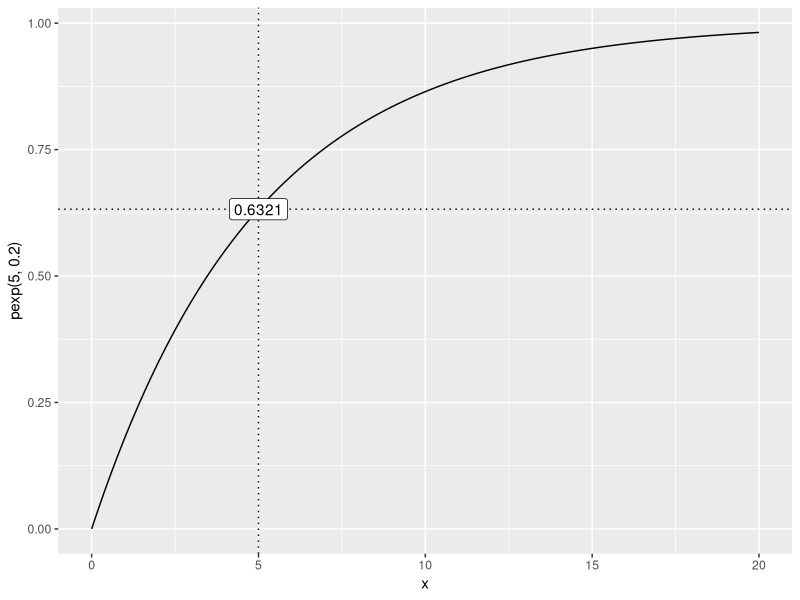
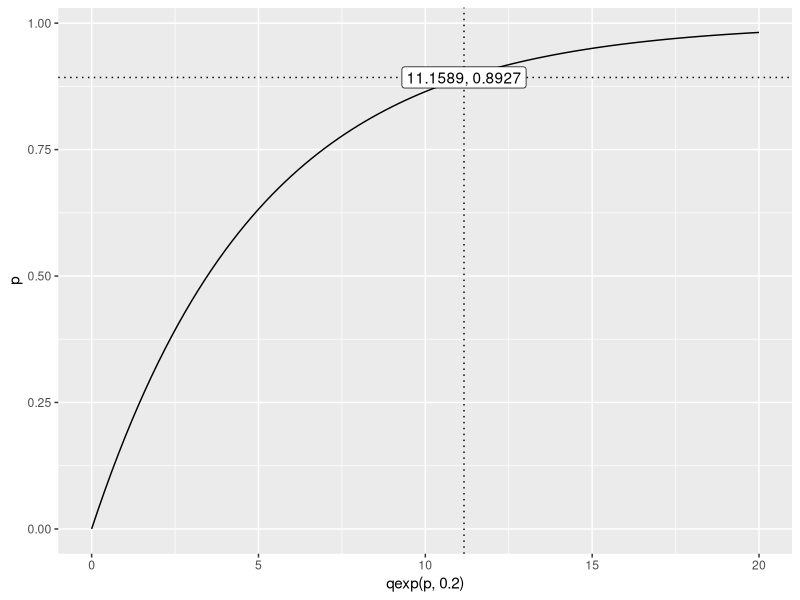
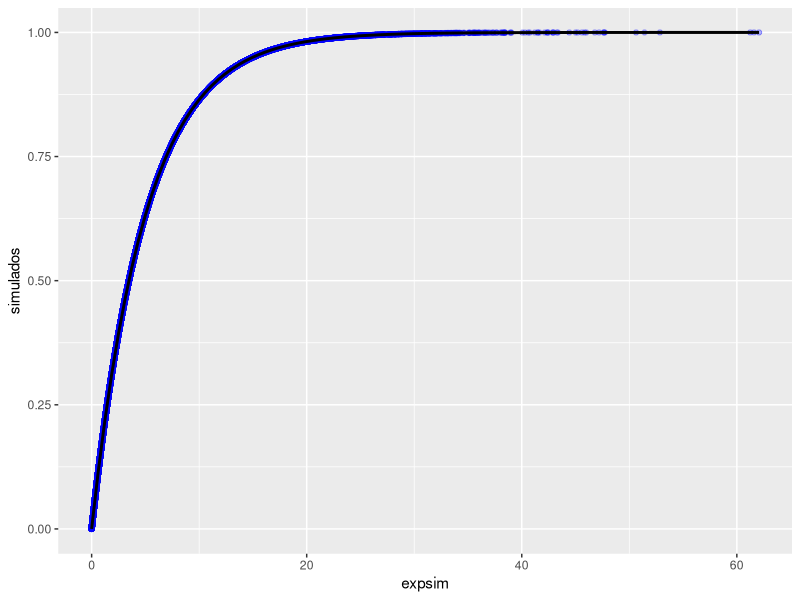
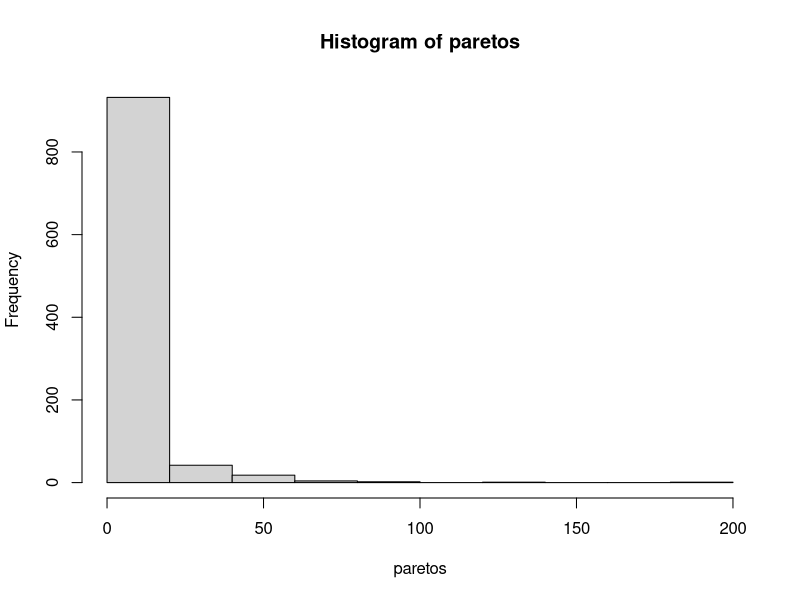
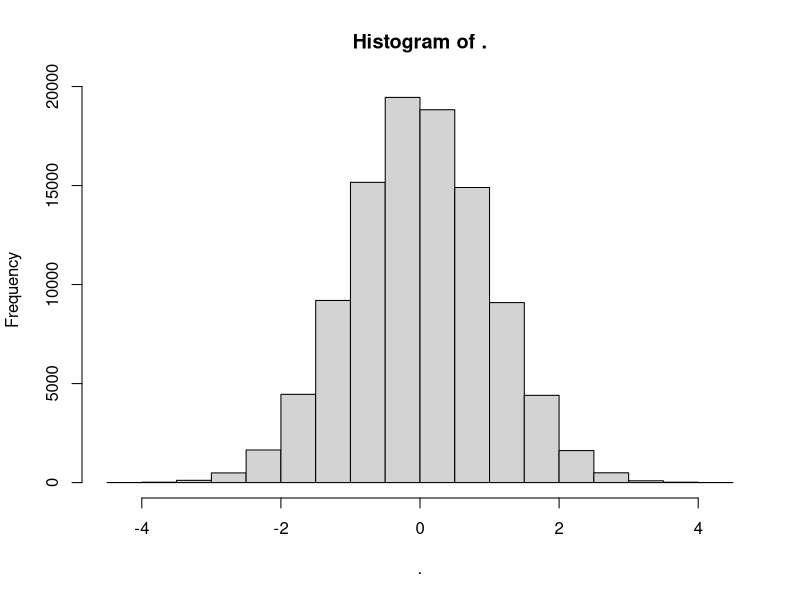
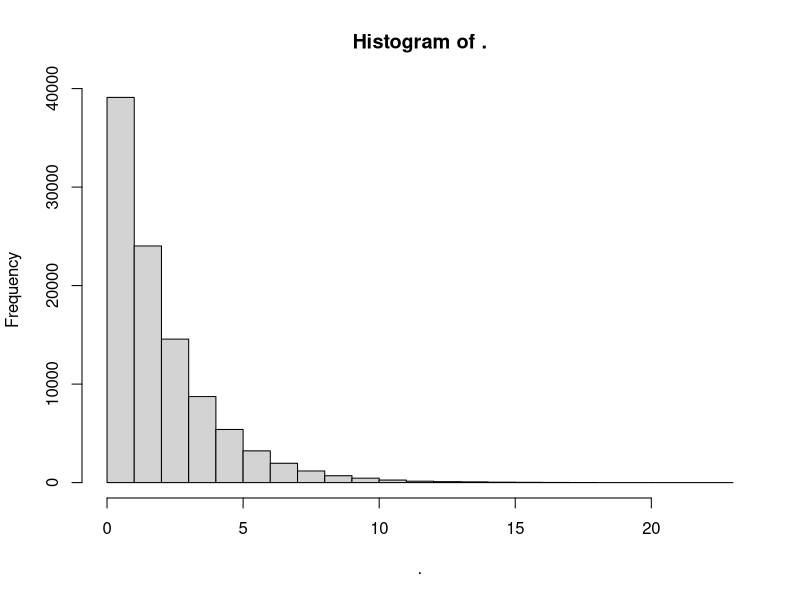
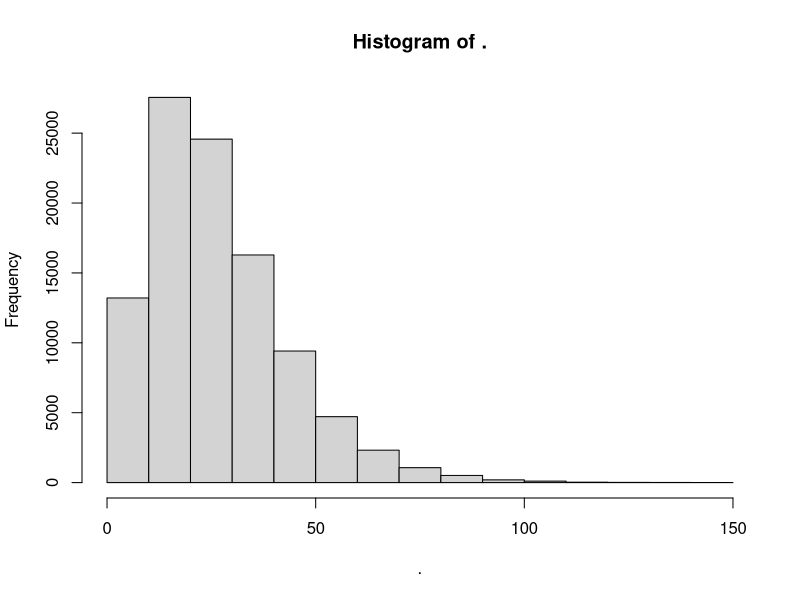
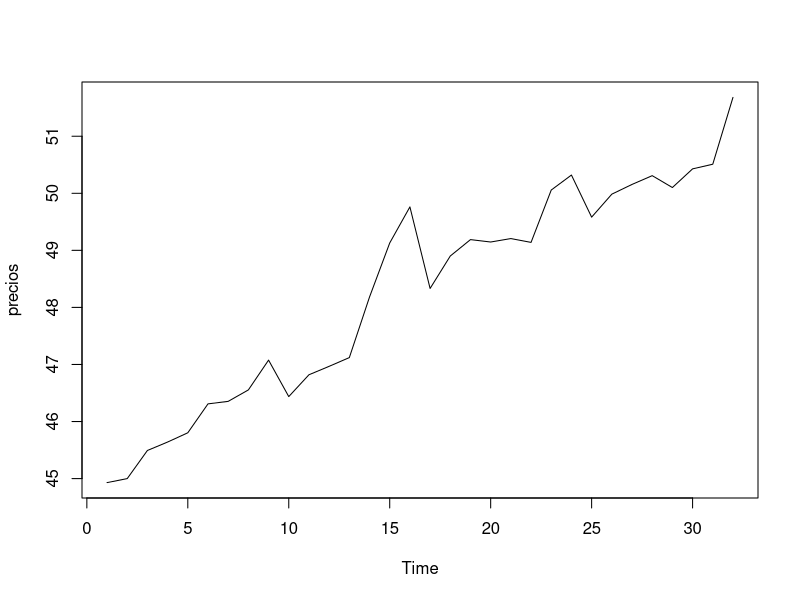

Source code (R) for these figures, in order: (Note: a time limit stopped this script after it produced the figures.)
## ---- chunk 1
knitr::opts_chunk$set(echo = TRUE, message = FALSE, warning = FALSE)
## ---- chunk 2
library(dplyr)
# Ejemplo: Distribución exponencial con lambda = 0.2
library(ggplot2)

ggplot()+
  geom_function(fun = function(x){pexp(x, 0.2)})+
  xlim(0, 20)+
  geom_vline(xintercept = 5, linetype = "dotted")+
  geom_hline(yintercept = pexp(5, .2), linetype = "dotted")+
  geom_label(aes(5, pexp(5, .2)), label = round(pexp(5, .2),4))
## ---- chunk 3
p = runif(1)

ggplot()+
  geom_function(fun = function(x){pexp(x, 0.2)})+
  xlim(0, 20)+
  geom_vline(xintercept = qexp(p, .2), linetype = "dotted")+
  geom_hline(yintercept = p, linetype = "dotted")+
  geom_label(aes(qexp(p, .2), p), label = paste0(round(qexp(p, .2),4), ", ", round(p,4)))

## ---- chunk 4
# Simulaciones uniformes:
simulados = runif(1e5)
# Simulaciones exponenciales:
expsim = qexp(simulados, rate = 0.2)

# Graficando con puntos:

ggplot()+
  geom_point(aes(expsim, simulados),color = "blue", alpha = 0.3)+
  geom_function(fun = function(x){pexp(x, .2)}, size = 1)


## ---- chunk 5
p = .4
qexp(p, 2)
u = log(1-p)/(-2)

## ---- chunk 6
set.seed(2020)
rnorm(2)
rnorm(3)
set.seed(2020)
rnorm(2)
rnorm(3)


## ---- chunk 7
rpareto = function(n = 1, theta, alpha){
  p = runif(n)
  theta/(1-p)^(1/alpha)
}

# Simulando un valor de una pareto con theta = 5 y alpha = 2:
rpareto(n = 1, theta = 5, alpha = 2)

# Simulando muchos:

paretos = rpareto(n = 1e3, theta = 5, alpha = 2)
hist(paretos)
## ---- chunk 8
# Simulaciones normal:

qnorm(p = runif(1e5)) %>% hist()

# Simulaciones Gamma:

qgamma(runif(1e5), shape = 1, scale = 2) %>% hist()

# Simulaciones negativa binomial:

qnbinom(runif(1e5), size = 3, prob = .1) %>% hist()


## ---- chunk 9
# Simulando un precio pronosticado:
.04+45+.09*(45-44.93) + rlogis(1, location = 0, scale = 0.3)

precios = rep(NA, 32)

precios[1] = 44.93
precios[2] = 45

for(t in 3:32){
  if(precios[t-1]<=0){
    precios[32] = 0
    break
  }
  precios[t] = .04+precios[t-1]+.09*(precios[t-1]-precios[t-2]) + rlogis(1, location = 0, scale = 0.3)
}

ts.plot(precios)
## ---- chunk 10
simulaciones = 100

precios = matrix(nrow = 32, ncol = simulaciones)
precios[1,] = 44.93
precios[2,] = 45

for(simulacion in 1:simulaciones){
  for(t in 3:32){
    precios[t, simulacion] = .04+precios[t-1, simulacion]+.09*(precios[t-1, simulacion]-precios[t-2, simulacion]) + rlogis(1, location = 0, scale = 0.3)
  }
}

ts.plot(precios)

## ---- chunk 11
summary(precios[32,])
hist(precios[32,])

## ---- chunk 12
simulaciones = 1e6

precios = matrix(nrow = 32, ncol = simulaciones)
precios[1,] = 44.93
precios[2,] = 45

for(simulacion in 1:simulaciones){
  for(t in 3:32){
    precios[t, simulacion] = .04+precios[t-1, simulacion]+.09*(precios[t-1, simulacion]-precios[t-2, simulacion]) + rlogis(1, location = 0, scale = 0.3)
  }
}


## ---- chunk 13
mean(precios[32,]>50)

## ---- chunk 14
mean(precios[32,]>45)
## ---- chunk 15
quantile(precios[32,], .05)
#Sólo existe 5% de probabilidad de perder más de 4.05 pesos en 30 días.
45-40.95032
library(ggplot2)
ggplot()+
  geom_histogram(aes(precios[32,]), fill = "white", color = "black")+
  geom_vline(xintercept = quantile(precios[32,], .05), color = "red")
## ---- chunk 16
mean(precios[32,]<45.07)

## ---- chunk 17
    # Simulando la frecuencia para un año:
    N = rpois(n = 12, lambda = 0.035)
    # Simulando la severidad:
    X = rgamma(n = sum(N), shape = 1.13, scale = 32257)
    X
## ---- chunk 18
    # Simulando varios años:
    simulaciones = 1e5

    N = replicate(n = simulaciones,
                  rpois(n = 12, lambda = 0.035))

    X = sapply(1:simulaciones,
               function(i){rgamma(n = sum(N[,i]), shape = 1.13, scale = 32257)})

    L = sapply(X, sum)

    hist(L)

## ---- chunk 19
    mean(L>1e5)

## ---- chunk 20
    prima = mean(L)+sd(L)*.25
    prima

## ---- chunk 21
    # Esto estaba mal:
    # ingresos = 300*prima
    # mean((300*L)>ingresos)

    # Es necesario simular 300 distribuciones para las pérdidas agregadas.

    polizas = 300

    sims = 1e5

    N = replicate(sims, rpois(n = 12*polizas, lambda = 0.035))

    X = sapply(1:sims,
               function(i){rgamma(n = sum(N[,i]), shape = 1.13, scale = 32257)})

    L = sapply(X, sum)

    hist(L)

    # Calculando la prima:

    prima = (mean(L)+.25*sd(L))/300

    ingresos = prima*300

    # Calculando P(L>ingresos)

    mean(L>ingresos)

## ---- chunk 22
    # VaR al 95% para las pérdidas:
    VaR = quantile(L, .95)

    # Tendría que cobrar este valor dividido por el número de pólizas para tener esta certeza.
    prima2 = VaR/300
    prima2

    # Sólo en 5% de los escenarios tendrá pérdidas mayores que este valor (VaR), por lo que tendría que cobrarles este cuantil para lograr esta probabilidad de no poder pagar.

    ingresos2 = prima2*300
    mean(L>ingresos2)



## ---- chunk 23
    # El valor esperado de las pérdidas una vez que superaron al VaR:
    mean(L[L>VaR])

    ggplot()+
      geom_histogram(aes(L))+
      geom_vline(aes(xintercept = VaR, color = "VaR"))+
      geom_vline(aes(xintercept = mean(L[L>VaR]), color = "ES"))

    # Observando sólo la cola derecha de la distribución:
    ggplot()+
      geom_histogram(aes(L))+
      geom_vline(aes(xintercept = quantile(L, .95), color = "VaR"))+
      geom_vline(aes(xintercept = mean(L[L>VaR]), color = "ES"))+
      xlim(VaR, 8e6)
## ---- chunk 24

# Si el objetivo fuera estimar la media de las pérdidas:

# Definimos el nivel de error y de confianza:

alpha = .05 # Confianza = 1-alpha
error = .01 # Error
cuantil = qnorm(1-alpha/2)

simulaciones = 10
polizas = 300
N = replicate(simulaciones,
              rpois(12*polizas, lambda = .035))
X = sapply(1:simulaciones,
           function(i){rgamma(sum(N[,i]), shape = 1.13, scale = 32257)})

L = sapply(X, sum)

# Con estos valores, puedo calcular la relación:

mu = mean(L)
sigma = sd(L)

cosa = (cuantil*sigma/(error*mu))^2
cosa
simulaciones > cosa
# Vemos que para 10 simulaciones, la relación no se cumple, por lo que será necesario hacer una mayor cantidad.
## ---- chunk 25
simulaciones = 2
min_sim = simulaciones+1

while(min_sim > simulaciones){
  
  simulaciones = simulaciones*2
  
  N = replicate(simulaciones,
              rpois(12*polizas, lambda = .035))
  X = sapply(1:simulaciones,
             function(i){rgamma(sum(N[,i]), shape = 1.13, scale = 32257)})
  
  L = sapply(X, sum)
  
  # Con estos valores, puedo calcular la relación:
  
  mu = mean(L)
  sigma = sd(L)
  
  min_sim = (cuantil*sigma/(error*mu))^2
  
  print(list(estimacion = mu,
             simulaciones = simulaciones,
             minimo = min_sim)
        )
  
  
}

# Así, vemos que si usamos 1024 simulaciones, podemos estimar la media de las pérdidas agregadas con un 95% de confianza para un error de 1%.
## ---- chunk 26
simulaciones = 1
min_sim = simulaciones+1
error = .001
while(min_sim > simulaciones){
  
  simulaciones = simulaciones*2
  
  N = replicate(simulaciones,
              rpois(12*polizas, lambda = .035))
  X = sapply(1:simulaciones,
             function(i){rgamma(sum(N[,i]), shape = 1.13, scale = 32257)})
  
  L = sapply(X, sum)
  
  # Con estos valores, puedo calcular la relación:
  
  mu = mean(L)
  sigma = sd(L)
  
  min_sim = (cuantil*sigma/(error*mu))^2
  
  print(list(estimacion = mu,
             simulaciones = simulaciones,
             minimo = min_sim)
        )
  
  
}

# Así, vemos que, para un nivel de error del 0.1%, necesitamos al rededor de 60 mil simulaciones para lograr este nivel de confianza.
## ---- chunk 27
simulaciones = 1
min_sim = simulaciones+1
epsilon = .01
alpha = 1-.05
prop = NA

while((min_sim > simulaciones | prop == 0) & simulaciones<1.5e5){
  
  simulaciones = simulaciones*2
  
  N = replicate(simulaciones,
              rpois(12*polizas, lambda = .035))
  X = sapply(1:simulaciones,
             function(i){rgamma(sum(N[,i]), shape = 1.13, scale = 32257)})
  
  L = sapply(X, sum)
  
  # Con estos valores, puedo calcular la relación:
  
  prop = mean(L>5.5e6)
  
  min_sim = cuantil^2*(1-prop)/(epsilon^2*prop)
  
  print(list(estimacion = prop,
             simulaciones = simulaciones,
             minimo = min_sim)
        )
  
  
}

# Vemos que con 32,768 simulaciones, ya obtuvimos un nivel de confianza mayor al 99% con un error menor o igual que 5%. Nuestra estimación de la probabilidad es de 5.8%

## ---- chunk 28

choques = rnbinom(365, size = 7, prob = 0.8)
total = sum(choques)
total

# Podemos calcular la probabilidad de que haya más de 700 choques en este año
mean(total>700)
## ---- chunk 29

simulaciones = 2

choques = replicate(simulaciones, 
                    rnbinom(365, size = 7, prob = 0.8))

total = apply(choques, MARGIN = 2, sum)

prop = mean(total>700)

# Vamos a obtener el número de simulaciones necesario para el nivel de confianza y el error requeridos:

# Error = 5%
# Confianza = 99%

epsilon = .05
alpha = .01
cuantil = qnorm(1-alpha/2)
prop = 0
simulaciones = 1
min_sim = simulaciones+1

while((simulaciones < min_sim | prop == 0) & simulaciones < 5e5){

  simulaciones = simulaciones*2

  choques = replicate(simulaciones, 
                      rnbinom(365, size = 7, prob = 0.8))
  
  total = apply(choques, MARGIN = 2, sum)
  
  prop = mean(total>700)
  
  min_sim = cuantil^2*(1-prop)/(epsilon^2*prop)
  
  print(list(estimacion = prop,
             simulaciones = simulaciones,
             minimo = min_sim)
        )
    
}

## ---- chunk 30

set.seed(2022)
# Suponiendo que obtenemos una muestra aleatoria:

muestra = rpois(100, lambda = 30)

# Si queremos estimar la media poblacional, podemos intentarlo con la media muestral:

xbarra = mean(muestra)

# si quisiera obtener su error estándar, podría usar la fórmula anterior:

e_std_teorico = sqrt(30)/sqrt(length(muestra))

# Ahora, podemos intentar obtener este error con el método bootstrap:

# Definir el número de remuestreos:
B = 1e4

# Obtenemos las submuestras:
submuestras = replicate(n = B,
                        sample(muestra, replace = T))

# Le calculamos el estadístico de interés a cada submuestra:

xbarra_bootstrap = apply(submuestras, MARGIN = 2, mean)


# Podemos ver la distribución de las medias muestrales:

hist(xbarra_bootstrap)

# Así, podemos calcular el error estándar bootstrap:

sd(xbarra_bootstrap)


## ---- chunk 31

# Si queremos estimar los parámetros de una lognormal:

muestra = rlnorm(60, 5, 1)

# Estimando los parámetros mu y sigma por MLE:

mu = mean(log(muestra))
sigma = sd(log(muestra))

# Podemos aproximar el error estándar de estos estimadores mediante el método Bootstrap:

B = 1e3
submuestras = replicate(B, sample(muestra, replace = T))

mus_bootstrap = apply(submuestras, 2, function(x){mean(log(x))})

sigmas_bootstrap = apply(submuestras, 2, function(x){sd(log(x))})

# ahora, ya teniendo los estimadores para cada submuestra, podemos conocer su distribución y su error estándar:

mus_bootstrap %>% hist()
sd(mus_bootstrap)
sigmas_bootstrap %>% hist()
sd(sigmas_bootstrap)



## ---- chunk 32
# Si aprovechamos el resultado de que los estimadores por MLE siguen una distribución normal asintóticamente:

# Intervalo al 95% de confianza para mu:
mu+c(-1,1)*sd(mus_bootstrap)*qnorm(.975)


# Intervalo al 95% de confianza para sigma:
sigma+c(-1,1)*sd(sigmas_bootstrap)*qnorm(.975)

# Si no suponemos normalidad:

# Para mu:
c(quantile(mus_bootstrap, .025), quantile(mus_bootstrap, .975))

# Para sigma:
c(quantile(sigmas_bootstrap, .025), quantile(sigmas_bootstrap, .975))

## ---- chunk 33

ks.test(muestra, "plnorm", mu, sigma)

# Sólo empleando la muestra original, no se rechaza la distribución lognormal.

# Podemos usar el método bootstrap para analizar la robustez de la prueba:

pvals = rep(NA, B)

for(b in 1:B){
  
  pvals[b] = ks.test(submuestras[,b], "plnorm", mus_bootstrap[b], sigmas_bootstrap[b])$p.value
  
}

summary(pvals)
mean(pvals>.05)

# Vemos que en la mayor parte de las pruebas bootstrap el valor p es mayor que .05, por lo que nos da más confianza en nuestra conclusión de no rechazar la distribución lognormal.

# Ahora, si quisiera tener más robustez tanto para la distribución como para los parámetros, podemos no variar estos últimos:

pvals = rep(NA, B)

for(b in 1:B){
  
  pvals[b] = ks.test(submuestras[,b], "plnorm", mu, sigma)$p.value
  
}

summary(pvals)
mean(pvals>.05)

# con este resultado podemos tener mucha más confianza en nuestra prueba y en utilizar esta distribución con estos parámetros.
## ---- chunk 34
# Si sólo nos basamos en la estimación original:

perdidas = rlnorm(30, mu, sigma)
VaR = quantile(perdidas, .95)
VaR

# Usando las estimaciones con bootstrap:

# tomando aleatoriamente un valor para mu y otro para sigma:
mu_b = sample(mus_bootstrap, 1)
sigma_b = sample(sigmas_bootstrap, 1)
mu_b
sigma_b
perdidas = rlnorm(30, mu_b, sigma_b)
VaR = quantile(perdidas, .95)
VaR

# Podemos tomar muchos valores aleatoriamente de las distribuciones bootstrap de los parámetros y calcular el VaR para cada posibilidad:

simulaciones = 50e3

VaRs = rep(NA, simulaciones)

for(i in 1:simulaciones){
  
  mu_b = sample(mus_bootstrap, 1)
  sigma_b = sample(sigmas_bootstrap, 1)
  perdidas = rlnorm(30, mu_b, sigma_b)
  VaR = quantile(perdidas, .95)
  VaRs[i] = VaR
  
}

hist(VaRs)
summary(VaRs)

# Podemos obtener la distribución empírica del VaR:

distremp = ecdf(VaRs)

# ¿Cuál es la probabilidad de que el VaR sea mayor que $1000?

1-distremp(1000)
